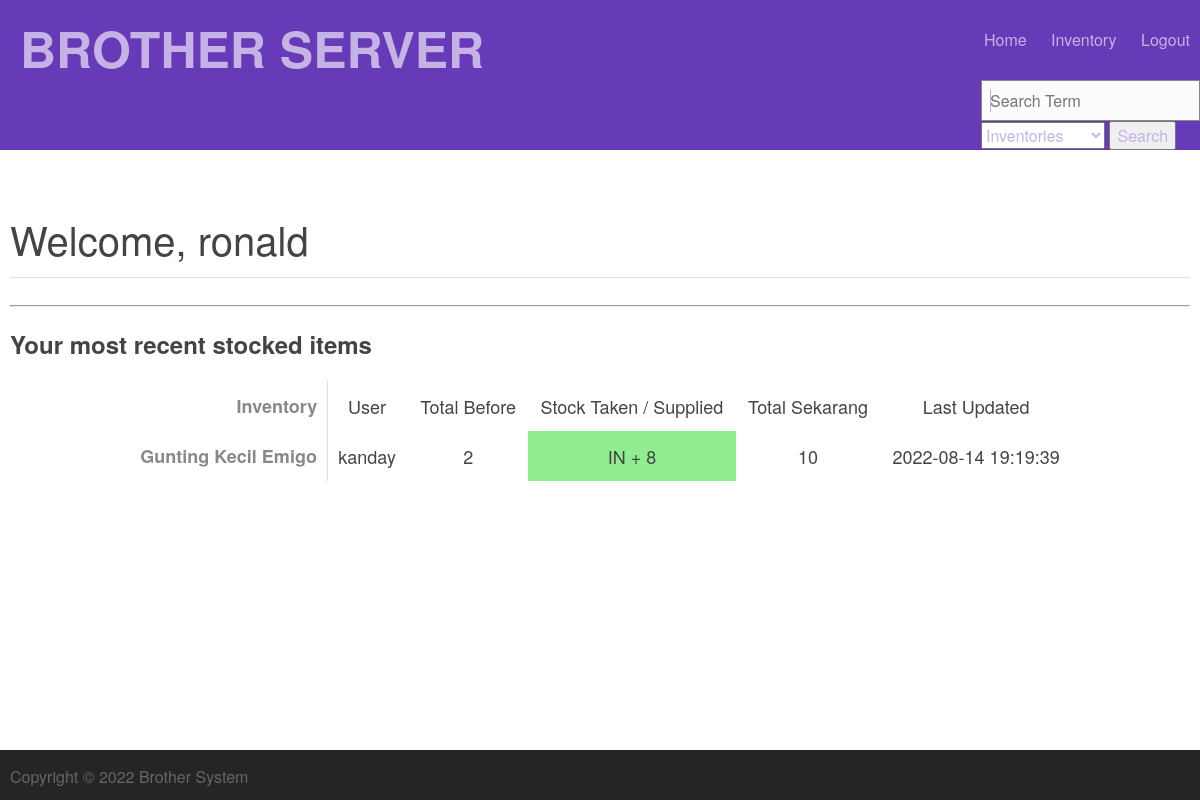
Before: /home (signed in) with the older database file.
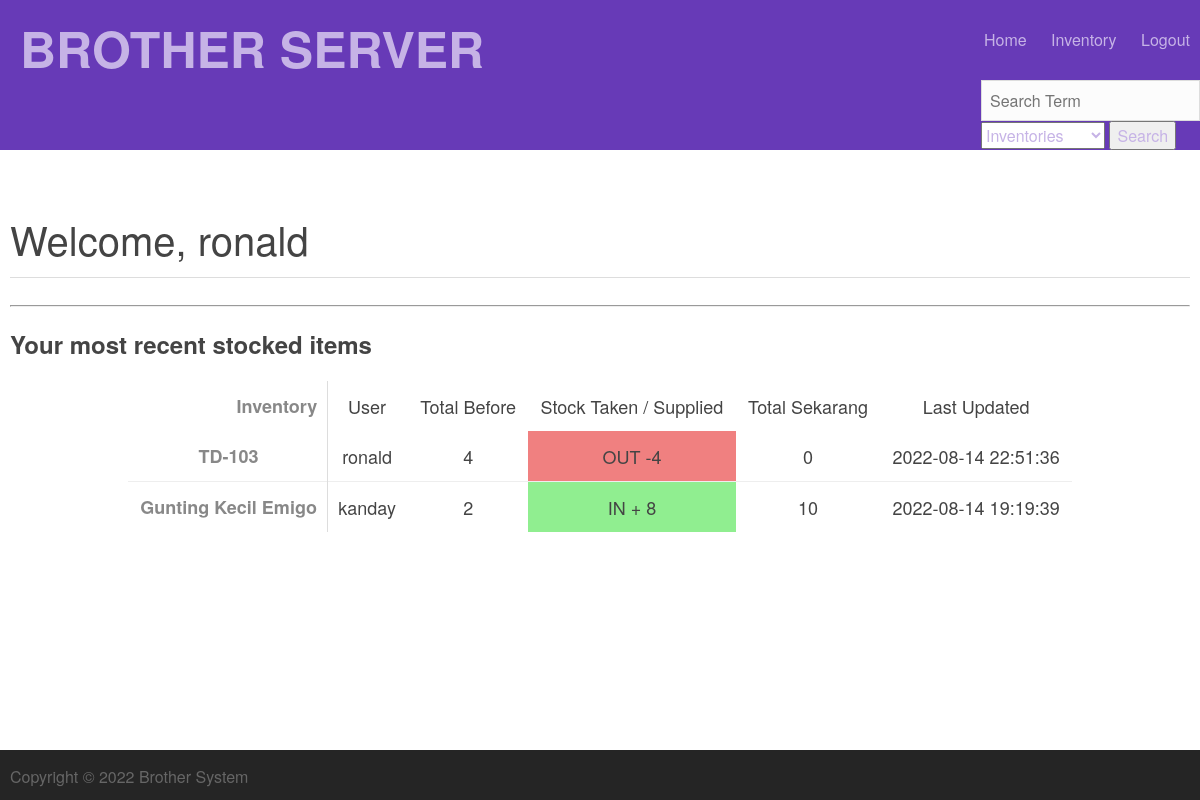
After: the same page with the newer database file.
### tables this page shows
CREATE TABLE History(
            history_id INTEGER PRIMARY KEY AUTOINCREMENT,
            user_id INTEGER REFERENCES Users(user_id) NOT NULL,
            inventory_id INTEGER REFERENCES Inventory(inventory_id) NOT NULL,
            stock_before INTEGER,
            stock_after INTEGER,
            stock_taken_supplied INTEGER,
            lastviewed DATE NOT NULL
        );

CREATE TABLE Inventory(
            inventory_id INTEGER PRIMARY KEY AUTOINCREMENT,
            inventoryname TEXT,
            quantity INT,
            description TEXT);

CREATE TABLE Users(
            user_id INTEGER PRIMARY KEY AUTOINCREMENT,
            username TEXT,
            password TEXT,
            admin INTEGER DEFAULT 0);

### run.py (the view)
@app.route('/')
@app.route('/home')
def home():
    print(session, "next up")
    if ('logged_in' not in session or not session['logged_in']):
        return redirect(url_for('login'))
    page['title'] = 'User Page'
    user_history = None
    user_history = myDatabase.select_all_history()
    if user_history == None:
        user_history = []
    return render_template("home.html",
                            page=page,
                            user=session,
                            user_history=user_history)

### database.py (called while the page is built)
    def execute(self, sql_string):
        out = None
        for string in sql_string.split(";"):
            try:
                out = self.cur.execute(string)
            except sqlite3.DatabaseError as e:
                print("database error:{}".format(e))
                pass
        return out

    def select_all_history(self):
        sql_query = """
            SELECT his.history_id, inv.inventoryname, user.username, his.stock_before, his.stock_after, his.stock_taken_supplied, his.lastviewed
            FROM (Inventory inv JOIN History his USING(inventory_id)) JOIN USERS user USING(user_id)
            ORDER BY his.history_id DESC
        """
        result = []
        self.execute(sql_query)
        cols = [a[0] for a in self.cur.description]
        returning = self.cur.fetchall()
        for row in returning:
            result.append({a:b for a,b in zip(cols, row)})
        return result

### run.py (called while the page is built)
@app.before_request
def make_session_new():
    session.permanent = True
    app.permanent_session_lifetime = timedelta(minutes=45)
    session.modified = True

### templates/home.html
{% include 'top.html' %}
<div class="content">
  <div class="container details">
    <h1 class="title">Welcome, {{ user['username'] }}</h1>
    <hr />
    <div>
      <h2 class="containertitle">Your most recent stocked items</h2>
      <table class="styled">
        <thead>
          <tr>
            <td>Inventory</td>
            <td>User</td>
            <td>Total Before</td>
            <td>Stock Taken / Supplied</td>
            <td>Total Sekarang</td>
            <td>Last Updated</td>
          </tr>
        </thead>
        <tbody>
          {% for instance in user_history %}
          <tr>
            <td style="text-align: center">{{ instance.inventoryname }}</td>
            <td>{{ instance.username }}</td>
            <td>{{ instance.stock_before }}</td>
            {% if instance.stock_taken_supplied < 0 %}
            <td bgcolor="lightcoral">OUT {{ instance.stock_taken_supplied }}</td>
            {% else %}
            <td bgcolor="lightgreen">IN + {{ instance.stock_taken_supplied }}</td>
            {% endif %}
            <td>{{ instance.stock_after }}</td>
            <td>{{ instance.lastviewed }}</td>
          </tr>
          {% endfor %}
        </tbody>
      </table>
    </div>
  </div>
</div>
{% include 'bottom.html'%}

Changed rows visible on the page:
now on this page (row unchanged): Users: username "ronald"
added History: inventoryname "TD-103", username "ronald", stock_before "4", stock_taken_supplied "-4", stock_after "0", lastviewed "2022-08-14 22:51:36"
Other visible differences:
{{ user['username'] }}: "ronald" → (not shown)
